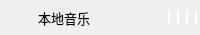
<?xml version="1.0" encoding="UTF-8"?>
<ui version="4.0">
 <class>BtForm</class>
 <widget class="QWidget" name="BtForm">
  <property name="geometry">
   <rect>
    <x>0</x>
    <y>0</y>
    <width>200</width>
    <height>35</height>
   </rect>
  </property>
  <property name="cursor">
   <cursorShape>PointingHandCursor</cursorShape>
  </property>
  <property name="windowTitle">
   <string>Form</string>
  </property>
  <property name="styleSheet">
   <string notr="true"/>
  </property>
  <layout class="QHBoxLayout" name="horizontalLayout">
   <property name="spacing">
    <number>0</number>
   </property>
   <property name="leftMargin">
    <number>0</number>
   </property>
   <property name="topMargin">
    <number>0</number>
   </property>
   <property name="rightMargin">
    <number>0</number>
   </property>
   <property name="bottomMargin">
    <number>0</number>
   </property>
   <item>
    <widget class="QWidget" name="btStyle" native="true">
     <property name="styleSheet">
      <string notr="true">#btStyle:hover
{
	border-radius: 7px;
	background-color:#e4e4e4;
}

QLabel
{
     background-color : transparent;
}</string>
     </property>
     <layout class="QHBoxLayout" name="horizontalLayout_2">
      <property name="spacing">
       <number>4</number>
      </property>
      <property name="leftMargin">
       <number>4</number>
      </property>
      <property name="topMargin">
       <number>0</number>
      </property>
      <property name="rightMargin">
       <number>0</number>
      </property>
      <property name="bottomMargin">
       <number>0</number>
      </property>
      <item>
       <widget class="QLabel" name="btIcon">
        <property name="minimumSize">
         <size>
          <width>30</width>
          <height>0</height>
         </size>
        </property>
        <property name="maximumSize">
         <size>
          <width>30</width>
          <height>16777215</height>
         </size>
        </property>
        <property name="styleSheet">
         <string notr="true"/>
        </property>
        <property name="frameShape">
         <enum>QFrame::NoFrame</enum>
        </property>
        <property name="text">
         <string/>
        </property>
       </widget>
      </item>
      <item>
       <widget class="QLabel" name="btText">
        <property name="minimumSize">
         <size>
          <width>120</width>
          <height>0</height>
         </size>
        </property>
        <property name="maximumSize">
         <size>
          <width>120</width>
          <height>16777215</height>
         </size>
        </property>
        <property name="font">
         <font>
          <family>黑体</family>
          <pointsize>10</pointsize>
         </font>
        </property>
        <property name="styleSheet">
         <string notr="true"/>
        </property>
        <property name="frameShape">
         <enum>QFrame::NoFrame</enum>
        </property>
        <property name="text">
         <string>本地音乐</string>
        </property>
       </widget>
      </item>
      <item>
       <widget class="QWidget" name="lineBox" native="true">
        <property name="minimumSize">
         <size>
          <width>0</width>
          <height>15</height>
         </size>
        </property>
        <property name="maximumSize">
         <size>
          <width>16777215</width>
          <height>15</height>
         </size>
        </property>
        <property name="styleSheet">
         <string notr="true">QLabel
{
	background-color:#FFFFFF
}

#lineBox{
    background-color:transparent;
}

</string>
        </property>
        <layout class="QHBoxLayout" name="horizontalLayout_3">
         <property name="spacing">
          <number>4</number>
         </property>
         <property name="leftMargin">
          <number>3</number>
         </property>
         <property name="topMargin">
          <number>0</number>
         </property>
         <property name="rightMargin">
          <number>0</number>
         </property>
         <property name="bottomMargin">
          <number>0</number>
         </property>
         <item>
          <widget class="QLabel" name="line1">
           <property name="minimumSize">
            <size>
             <width>2</width>
             <height>0</height>
            </size>
           </property>
           <property name="maximumSize">
            <size>
             <width>2</width>
             <height>16777215</height>
            </size>
           </property>
           <property name="text">
            <string/>
           </property>
          </widget>
         </item>
         <item>
          <widget class="QLabel" name="line2">
           <property name="minimumSize">
            <size>
             <width>2</width>
             <height>0</height>
            </size>
           </property>
           <property name="maximumSize">
            <size>
             <width>2</width>
             <height>16777215</height>
            </size>
           </property>
           <property name="text">
            <string/>
           </property>
          </widget>
         </item>
         <item>
          <widget class="QLabel" name="line3">
           <property name="minimumSize">
            <size>
             <width>2</width>
             <height>0</height>
            </size>
           </property>
           <property name="maximumSize">
            <size>
             <width>2</width>
             <height>16777215</height>
            </size>
           </property>
           <property name="text">
            <string/>
           </property>
          </widget>
         </item>
         <item>
          <widget class="QLabel" name="line4">
           <property name="minimumSize">
            <size>
             <width>2</width>
             <height>0</height>
            </size>
           </property>
           <property name="maximumSize">
            <size>
             <width>2</width>
             <height>16777215</height>
            </size>
           </property>
           <property name="text">
            <string/>
           </property>
          </widget>
         </item>
        </layout>
       </widget>
      </item>
     </layout>
    </widget>
   </item>
  </layout>
 </widget>
 <resources/>
 <connections/>
</ui>
